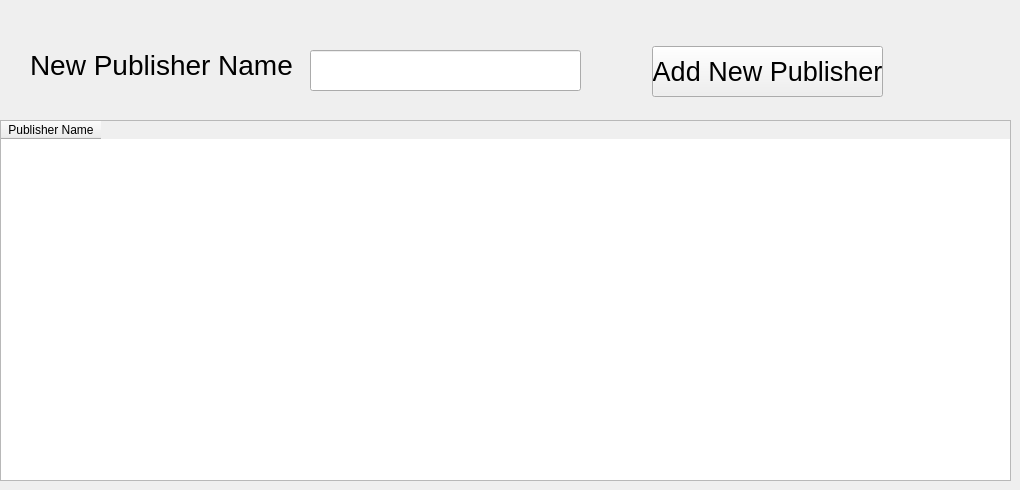
      <widget class="QWidget" name="tab_9">
       <attribute name="title">
        <string>Publisher</string>
       </attribute>
       <widget class="QPushButton" name="pushButton_16">
        <property name="geometry">
         <rect>
          <x>652</x>
          <y>46</y>
          <width>231</width>
          <height>51</height>
         </rect>
        </property>
        <property name="font">
         <font>
          <family>Segoe UI</family>
          <pointsize>20</pointsize>
         </font>
        </property>
        <property name="text">
         <string>Add New Publisher</string>
        </property>
       </widget>
       <widget class="QLineEdit" name="lineEdit_21">
        <property name="geometry">
         <rect>
          <x>310</x>
          <y>50</y>
          <width>271</width>
          <height>41</height>
         </rect>
        </property>
       </widget>
       <widget class="QLabel" name="label_28">
        <property name="geometry">
         <rect>
          <x>30</x>
          <y>44</y>
          <width>271</width>
          <height>41</height>
         </rect>
        </property>
        <property name="font">
         <font>
          <family>Segoe UI</family>
          <pointsize>21</pointsize>
         </font>
        </property>
        <property name="text">
         <string>New Publisher Name</string>
        </property>
       </widget>
       <widget class="QTableWidget" name="tableWidget_4">
        <property name="geometry">
         <rect>
          <x>0</x>
          <y>120</y>
          <width>1011</width>
          <height>361</height>
         </rect>
        </property>
        <property name="font">
         <font>
          <family>Segoe UI</family>
          <pointsize>9</pointsize>
         </font>
        </property>
        <column>
         <property name="text">
          <string>Publisher Name</string>
         </property>
        </column>
       </widget>
      </widget>
